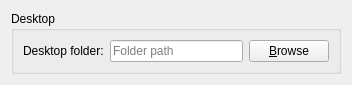
<?xml version="1.0" encoding="UTF-8"?>
<ui version="4.0">
 <class>DesktopFolder</class>
 <widget class="QWidget" name="DesktopFolder">
  <property name="geometry">
   <rect>
    <x>0</x>
    <y>0</y>
    <width>352</width>
    <height>81</height>
   </rect>
  </property>
  <property name="windowTitle">
   <string>Form</string>
  </property>
  <layout class="QVBoxLayout" name="verticalLayout">
   <item>
    <widget class="QGroupBox" name="groupBox_3">
     <property name="enabled">
      <bool>true</bool>
     </property>
     <property name="title">
      <string>Desktop</string>
     </property>
     <layout class="QHBoxLayout" name="horizontalLayout_4">
      <item>
       <widget class="QLabel" name="label_7">
        <property name="text">
         <string>Desktop folder:</string>
        </property>
       </widget>
      </item>
      <item>
       <widget class="QLineEdit" name="desktopFolder">
        <property name="toolTip">
         <string>Image file</string>
        </property>
        <property name="statusTip">
         <string/>
        </property>
        <property name="placeholderText">
         <string>Folder path</string>
        </property>
       </widget>
      </item>
      <item>
       <widget class="QPushButton" name="browseDesktopFolder">
        <property name="text">
         <string>&amp;Browse</string>
        </property>
       </widget>
      </item>
     </layout>
    </widget>
   </item>
  </layout>
 </widget>
 <resources/>
 <connections/>
</ui>
